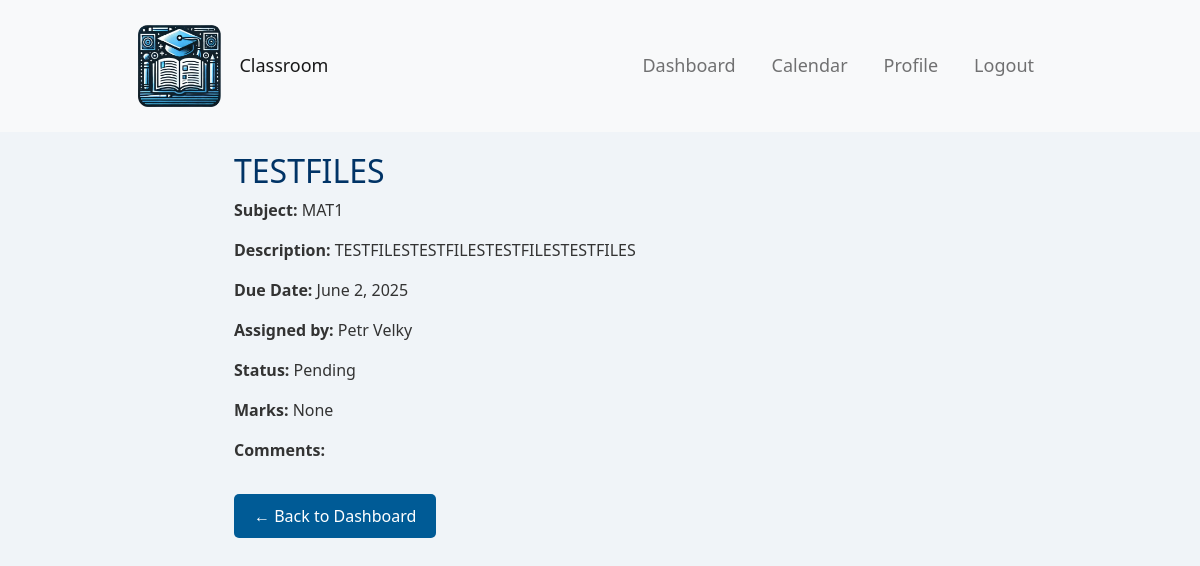
The page /homework/25/ (signed in) on the database its author committed.
### polls/models.py (models this page shows, shortened)
class Homework(models.Model):
    subject = models.ForeignKey(Subject, on_delete=models.CASCADE, default=get_default_subject)
    title = models.CharField(max_length=200)
    description = models.TextField()
    assigned_date = models.DateField(default=timezone.now)
    due_date = models.DateField()
    file = models.FileField(upload_to='homework_files/', null=True, blank=True)
    teacher = models.ForeignKey(settings.AUTH_USER_MODEL, on_delete=models.CASCADE, related_name='homeworks')
    students = models.ManyToManyField(settings.AUTH_USER_MODEL, related_name='homework_assigned', blank=True)
    group = models.ForeignKey(Group, on_delete=models.SET_NULL, null=True, blank=True, related_name="homeworks")

class Subject(models.Model):
    name = models.CharField(max_length=100)
    def __str__(self):
        return self.name

class CustomUser(AbstractUser):
    is_student = models.BooleanField(default=False)
    is_teacher = models.BooleanField(default=False)
    age = models.IntegerField(null=True, blank=True)
    profile_picture = models.ImageField(upload_to='profile_pictures/', null=True, blank=True)
    bio = models.TextField(null=True, blank=True)
    group = models.ForeignKey(Group, on_delete=models.SET_NULL, null=True, blank=True, related_name="members")

class Submission(models.Model):
    STATUS_CHOICES = [
        ('pending', 'Pending'),
        ('returned', 'Returned for redo'),
        ('graded', 'Graded'),
    ]
    student = models.ForeignKey(settings.AUTH_USER_MODEL, on_delete=models.CASCADE, related_name='submissions')
    homework = models.ForeignKey(Homework, on_delete=models.CASCADE, related_name='submissions')
    submitted_on = models.DateTimeField(auto_now_add=True)
    marks = models.IntegerField(null=True, blank=True)
    comments_teacher = models.TextField(null=True, blank=True)
    comments_student = models.TextField(null=True, blank=True)
    allow_resubmission = models.BooleanField(default=False)
    status = models.CharField(max_length=10, choices=STATUS_CHOICES, default='pending')

### polls/views.py (the view)
# urls.py: path('homework/<int:pk>/', polls.views.homework_detail, name='homework_detail'),
@login_required
def homework_detail(request, pk):
    homework = get_object_or_404(Homework, pk=pk)
    submission = homework.submissions.filter(student=request.user).first()
    return render(request, 'homework_detail.html', {
        'homework': homework,
        'submission': submission
    })

### templates/homework_detail.html
{% extends 'base.html' %}
{% block content %}
<div class="container">
    <h2>{{ homework.title }}</h2>
    <p><strong>Subject:</strong> {{ homework.subject }}</p>
    <p><strong>Description:</strong> {{ homework.description }}</p>
    <p><strong>Due Date:</strong> {{ homework.due_date }}</p>
    <p><strong>Assigned by:</strong> {{ homework.teacher.get_full_name }}</p>
    {% if submission %}
        <p><strong>Status:</strong> {{ submission.get_status_display }}</p>
        <p><strong>Marks:</strong> {{ submission.marks }}</p>
        <p><strong>Comments:</strong> {{ submission.comments }}</p>
    {% else %}
        <p><em>No submission yet.</em></p>
    {% endif %}
    <a href="{% url 'student_dashboard' %}" class="btn btn-secondary mt-3">← Back to Dashboard</a>
</div>
{% endblock %}

### static/styles/base/global.css (style rules this page uses)
body, html { margin: 0; padding: 0; font-family: 'Segoe UI', Tahoma, Geneva, Verdana, sans-serif; background-color: #f0f4f8; color: #333; }
h1, h2, h3, h4, h5, h6 { color: #003366; }
.container { padding: 10px; max-width: 80%; }

### static/styles/calendar.css (style rules this page uses)
a { color:snow; }

### static/styles/base/elements.css (style rules this page uses)
.btn { padding: 10px 20px; border: none; border-radius: 5px; background-color: #005b96; color: white; font-size: 16px; cursor: pointer; }

### rows shown on the page
Homework: title "TESTFILES", subject "MAT1", description "TESTFILESTESTFILESTESTFILESTESTFILES", due_date "June 2, 2025", teacher.get_full_name "Petr Velky"
Submission: status "Pending", marks "None"
